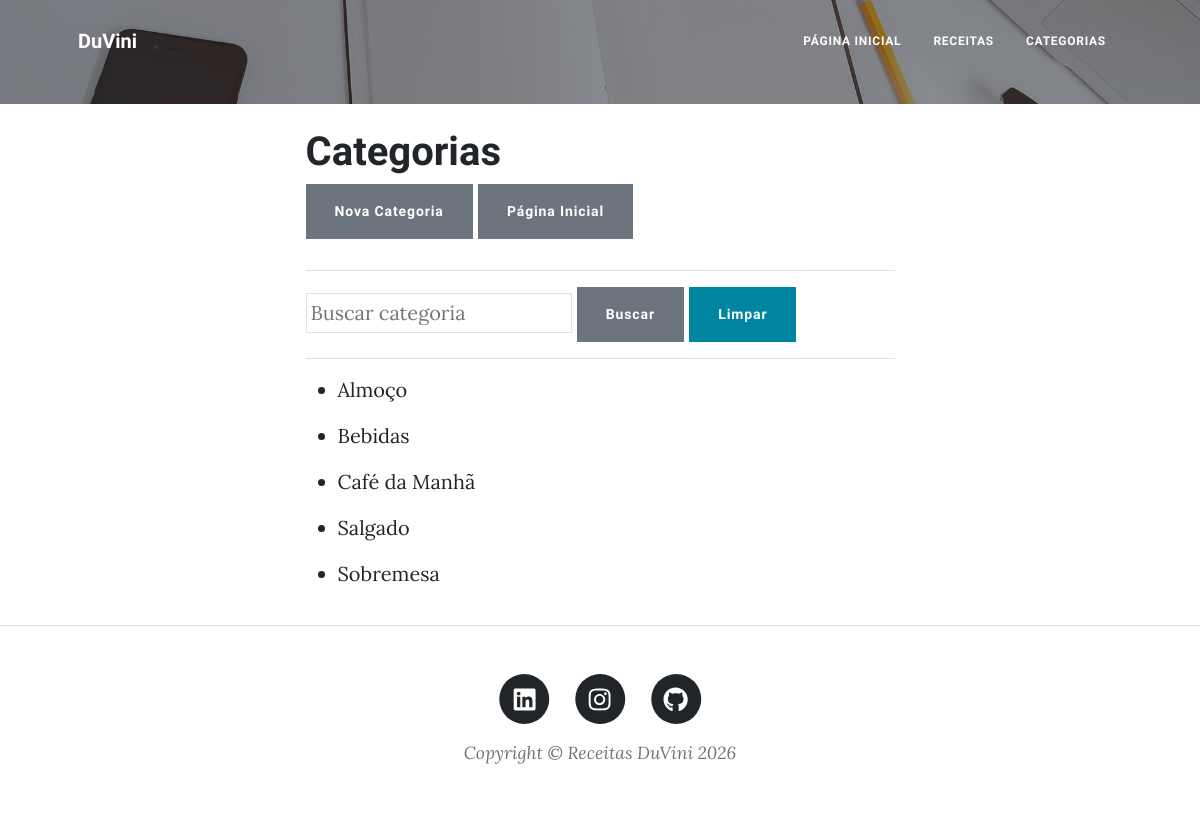
Before: /categorias/ with the older database file.
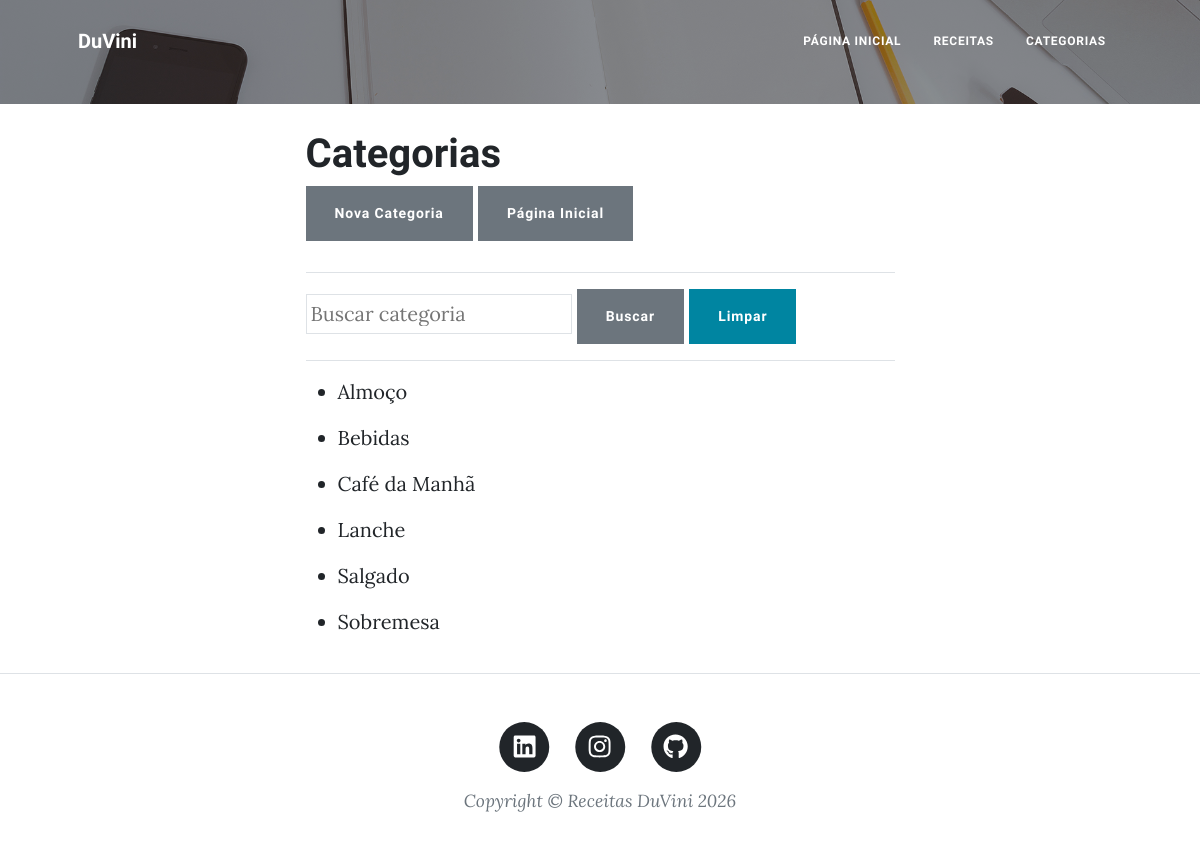
After: the same page with the newer database file.
### receita/models.py (models this page shows, shortened)
class Categoria(models.Model):
    nome = models.CharField(max_length=25)

### receita/views.py (the view)
# urls.py: path('categorias/', views.categorias, name="categorias"),
def categorias(request):
    categorias = Categoria.objects.all().order_by('nome')
    context = {'categorias': categorias}
    return render(request, 'categorias_receitas.html', context)

### receita/templates/categorias_receitas.html (shortened to what this page needs)
{% extends 'base.html' %}
{% block header %}
<header class="masthead"
    style="background-image: url('assets/img/home-bg.jpg'); padding-top: calc(2rem + 40px); padding-bottom: 2rem;">
</header>
{% endblock %}
{% block content %}
    <h1>Categorias</h1>
    <section style="padding-bottom: 15px;">
        <a href="{% url 'nova_categoria' %}" class="btn btn-secondary">Nova Categoria</a>
        <a href="{% url 'home' %}"class="btn btn-secondary">Página Inicial</a>
    </section>
    <hr>
    <form action="?" method="GET">
        <input type="text" name="nome" id="" value="{{request.GET.nome}}" class="p-1 border" autocomplete="off"
            placeholder="Buscar categoria">
        <button type="submit" class="btn btn-secondary">Buscar</button>
        <a href="{% url 'categorias' %}" class="btn btn-primary">Limpar</a>
    </form>
    <hr>
    <section>
        {% for item in categorias %}
        <ul>
            <li>
                <a href="{% url 'mostrar_categoria' id_categoria=item.id %}">{{item.nome}}</a>
            </li>
        </ul>
        {% endfor %}
    </section>
{% endblock %}

Changed rows visible on the page:
added Categoria: nome "Lanche"
